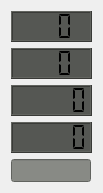
   <widget class="QWidget" name="layoutWidget_8">
    <property name="geometry">
     <rect>
      <x>1160</x>
      <y>795</y>
      <width>83</width>
      <height>175</height>
     </rect>
    </property>
    <layout class="QVBoxLayout" name="verticalLayout">
     <item>
      <widget class="QLCDNumber" name="Max_PV_Watts_Today_1_LCD">
       <property name="minimumSize">
        <size>
         <width>81</width>
         <height>31</height>
        </size>
       </property>
       <property name="maximumSize">
        <size>
         <width>81</width>
         <height>16777215</height>
        </size>
       </property>
       <property name="font">
        <font>
         <pointsize>11</pointsize>
         <weight>50</weight>
         <bold>false</bold>
        </font>
       </property>
       <property name="styleSheet">
        <string notr="true">QLCDNumber{
background-color: rgb( 85, 87, 83 );
}</string>
       </property>
       <property name="digitCount">
        <number>3</number>
       </property>
       <property name="segmentStyle">
        <enum>QLCDNumber::Flat</enum>
       </property>
       <property name="value" stdset="0">
        <double>0.000000000000000</double>
       </property>
      </widget>
     </item>
     <item>
      <widget class="QLCDNumber" name="Max_PV_Watts_Yesterday_1_LCD">
       <property name="minimumSize">
        <size>
         <width>81</width>
         <height>31</height>
        </size>
       </property>
       <property name="maximumSize">
        <size>
         <width>81</width>
         <height>16777215</height>
        </size>
       </property>
       <property name="font">
        <font>
         <pointsize>11</pointsize>
         <weight>50</weight>
         <bold>false</bold>
        </font>
       </property>
       <property name="styleSheet">
        <string notr="true">QLCDNumber{
background-color: rgb( 85, 87, 83 );
}</string>
       </property>
       <property name="digitCount">
        <number>3</number>
       </property>
       <property name="segmentStyle">
        <enum>QLCDNumber::Flat</enum>
       </property>
       <property name="value" stdset="0">
        <double>0.000000000000000</double>
       </property>
      </widget>
     </item>
     <item>
      <widget class="QLCDNumber" name="Yield_Today_1_LCD">
       <property name="minimumSize">
        <size>
         <width>81</width>
         <height>31</height>
        </size>
       </property>
       <property name="maximumSize">
        <size>
         <width>81</width>
         <height>16777215</height>
        </size>
       </property>
       <property name="font">
        <font>
         <pointsize>11</pointsize>
         <weight>50</weight>
         <bold>false</bold>
        </font>
       </property>
       <property name="styleSheet">
        <string notr="true">QLCDNumber{
background-color: rgb( 85, 87, 83 );
}</string>
       </property>
       <property name="digitCount">
        <number>5</number>
       </property>
       <property name="segmentStyle">
        <enum>QLCDNumber::Flat</enum>
       </property>
       <property name="value" stdset="0">
        <double>0.000000000000000</double>
       </property>
      </widget>
     </item>
     <item>
      <widget class="QLCDNumber" name="Yield_Yesterday_1_LCD">
       <property name="minimumSize">
        <size>
         <width>81</width>
         <height>31</height>
        </size>
       </property>
       <property name="maximumSize">
        <size>
         <width>81</width>
         <height>16777215</height>
        </size>
       </property>
       <property name="font">
        <font>
         <pointsize>11</pointsize>
         <weight>50</weight>
         <bold>false</bold>
        </font>
       </property>
       <property name="styleSheet">
        <string notr="true">QLCDNumber{
background-color: rgb( 85, 87, 83 );
}</string>
       </property>
       <property name="digitCount">
        <number>5</number>
       </property>
       <property name="segmentStyle">
        <enum>QLCDNumber::Flat</enum>
       </property>
       <property name="value" stdset="0">
        <double>0.000000000000000</double>
       </property>
      </widget>
     </item>
     <item>
      <widget class="QLineEdit" name="Solar_Charger_State_1_lineEdit">
       <property name="maximumSize">
        <size>
         <width>80</width>
         <height>25</height>
        </size>
       </property>
       <property name="font">
        <font>
         <pointsize>10</pointsize>
         <weight>50</weight>
         <bold>false</bold>
        </font>
       </property>
       <property name="autoFillBackground">
        <bool>false</bool>
       </property>
       <property name="styleSheet">
        <string notr="true">background-color: rgb(136, 138, 133);</string>
       </property>
       <property name="alignment">
        <set>Qt::AlignCenter</set>
       </property>
      </widget>
     </item>
    </layout>
   </widget>
